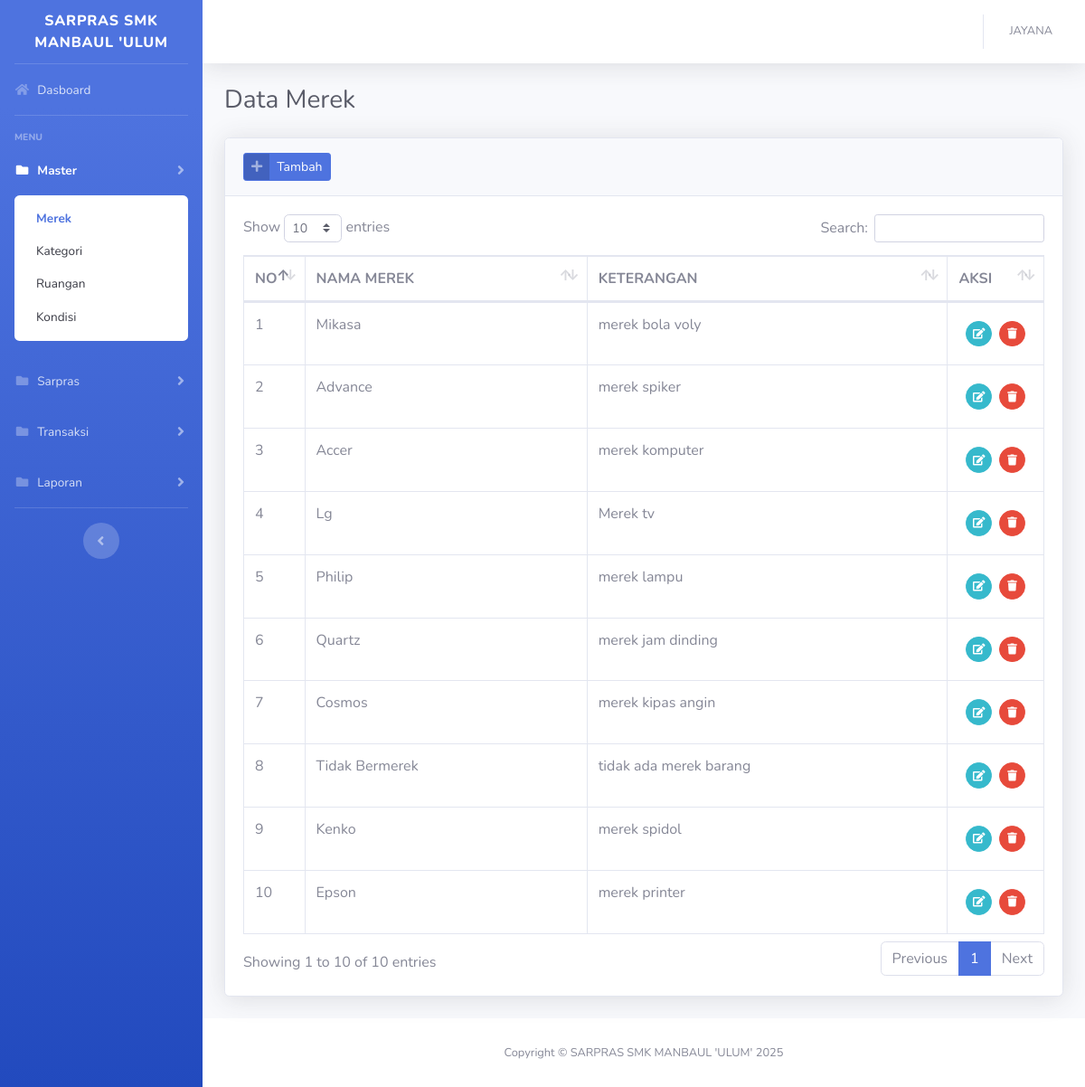
Page /?merek (signed in) on the committed database.
### tables this page shows
CREATE TABLE `tb_merek` (
  `id_merek` int(11) NOT NULL,
  `nama_merek` varchar(255) NOT NULL,
  `keterangan` varchar(255) NOT NULL
);

### config/function.php (called while the page is built, shortened)
<?php
function encrypt($str) {
return base64_encode($str);
}
function base_url(){
    $base_url= ((isset($_SERVER['HTTPS']) && $_SERVER['HTTPS'] == "on") ? "https" : "http");
    $base_url.= "://".$_SERVER['HTTP_HOST'];
    $base_url.= str_replace(basename($_SERVER['SCRIPT_NAME']),"",$_SERVER['SCRIPT_NAME']);
    return $base_url;
}
?>

### views/master/merek.php (the view, shortened to what this page needs)
<div class="container-fluid">
    <div class="d-sm-flex align-items-center justify-content-between mb-4">
        <h1 class="h3 mb-0 text-gray-800">Data Merek</h1>
    </div>
    <div class="card shadow mb-4">
        <div class="card-header py-3">
            <a href="#" class="btn btn-primary btn-icon-split btn-sm" data-toggle="modal" data-target="#merekModal"
                onclick="submit('add')">
                <span class="icon text-white-50">
                    <i class="fas fa-plus"></i>
                </span>
                <span class="text">Tambah</span>
            </a>
        </div>
        <div class="card-body">
            <div class="table-responsive">
                <table class="table table-bordered table-hover" id="dataTable" width="100%" cellspacing="0">
                    <thead>
                        <tr>
                            <th width="20">NO</th>
                            <th>NAMA MEREK</th>
                            <th>KETERANGAN</th>
                            <th width="50">AKSI</th>
                        </tr>
                    </thead>
                    <tbody>
                        <?php
                        $n=1;
                        $query = mysqli_query($con,"SELECT * FROM tb_merek ORDER BY id_merek DESC")or die(mysqli_error($con));
                        while($row = mysqli_fetch_array($query)):
                        ?>
                        <tr>
                            <td><?= $n++; ?></td>
                            <td><?= $row['nama_merek']; ?></td>
                            <td><?= $row['keterangan']; ?></td>
                            <td>
                            <div class="d-inline-flex p-2">
                                <a href="#merekModal" data-toggle="modal" onclick="submit(<?=$row['id_merek'];?>)"
                                    class="btn btn-sm btn-circle btn-info mr-2"><i class="fas fa-edit"></i></a>
                                <a href="<?=base_url();?>/process/process_merek.php?act=<?=encrypt('delete');?>&id=<?=encrypt($row['id_merek']);?>"
                                    class="btn btn-sm btn-circle btn-danger btn-hapus"><i class="fas fa-trash"></i></a>
                            </div>
                            </td>
                        </tr>
                        <?php endwhile; ?>
                    </tbody>
                </table>
            </div>
        </div>
    </div>
</div>

### rows in the picture
tb_merek: nama_merek "Mikasa", keterangan "merek bola voly"
tb_merek: nama_merek "Advance", keterangan "merek spiker"
tb_merek: nama_merek "Accer", keterangan "merek komputer"
tb_merek: nama_merek "Lg", keterangan "Merek tv"
tb_merek: nama_merek "Philip", keterangan "merek lampu"
tb_merek: nama_merek "Quartz", keterangan "merek jam dinding"
tb_merek: nama_merek "Cosmos", keterangan "merek kipas angin"
tb_merek: nama_merek "Tidak Bermerek", keterangan "tidak ada merek barang"
tb_merek: nama_merek "Kenko", keterangan "merek spidol"
tb_merek: nama_merek "Epson", keterangan "merek printer"

### other values in the picture
$_SESSION['username'] "JAYANA"
